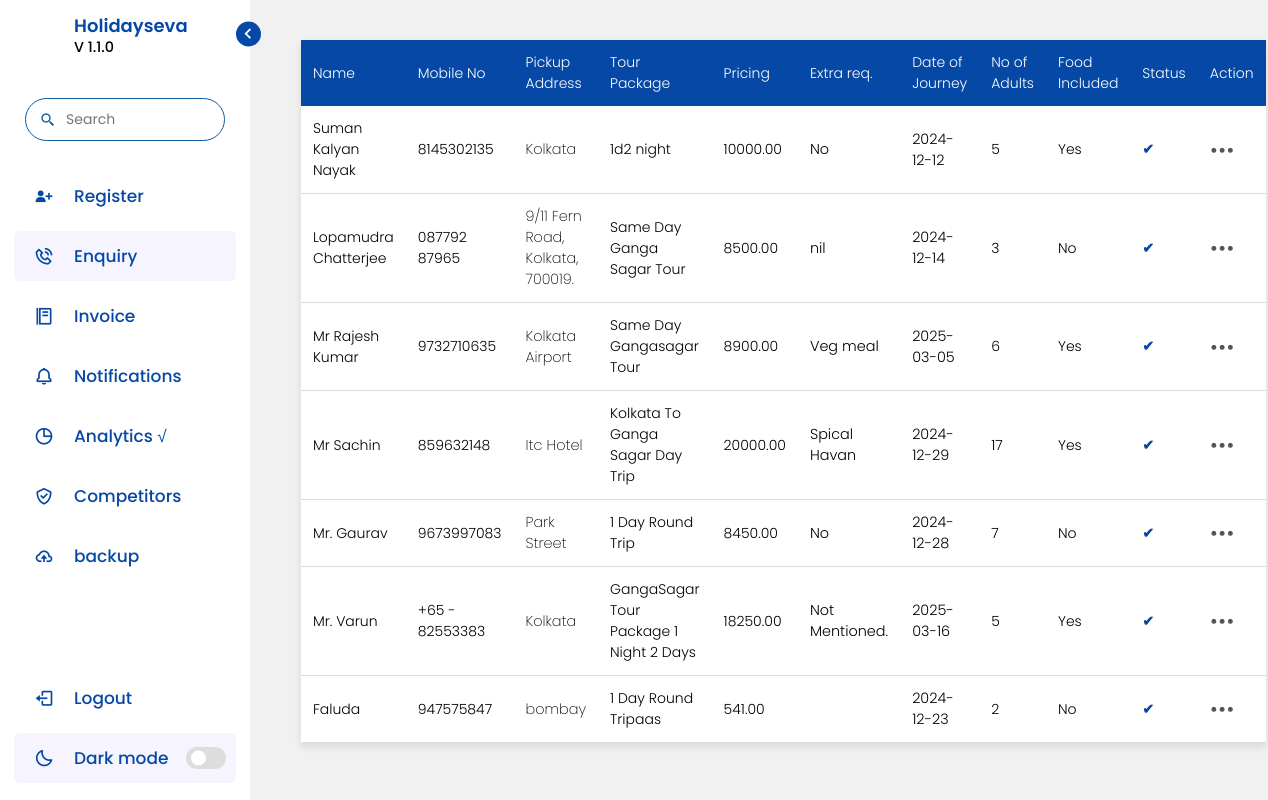
The page /inquiry.php on the database as committed earlier.
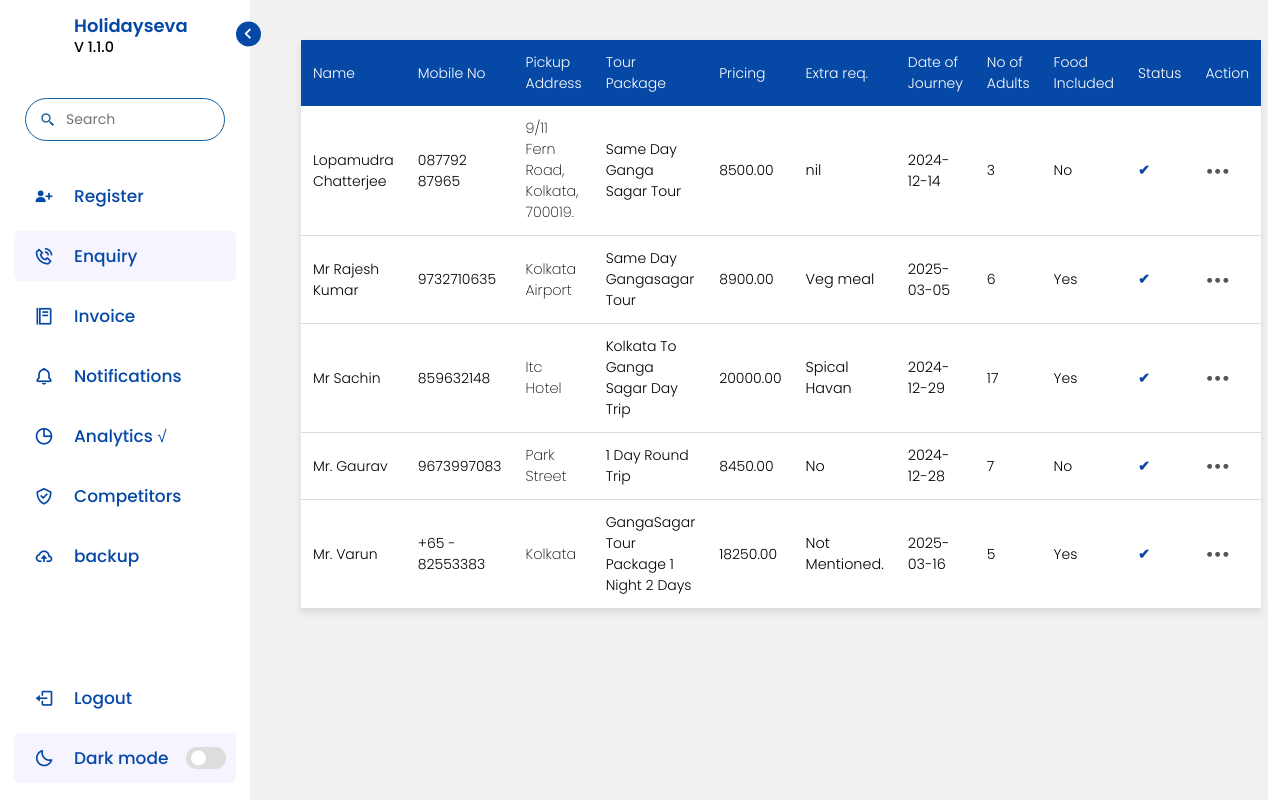
The same page on the database as committed later.
### tables this page shows
CREATE TABLE `invoice_data` (
  `id` int(11) NOT NULL,
  `customer_name` varchar(100) DEFAULT NULL,
  `mobile_no` varchar(15) DEFAULT 'Not Available',
  `customer_email_id` varchar(200) DEFAULT NULL,
  `pickup_address` varchar(255) DEFAULT 'Not Provided',
  `drop_address` varchar(255) DEFAULT 'Not Provided',
  `tour_package` varchar(255) DEFAULT 'NA',
  `pricing` decimal(10,2) DEFAULT '0.00',
  `token_paid` decimal(10,0) NOT NULL DEFAULT '0',
  `special_requirements` varchar(255) DEFAULT 'NA',
  `date_of_journey` date DEFAULT NULL,
  `date_of_return` date DEFAULT NULL,
  `no_of_adults` int(11) DEFAULT '0',
  `no_of_children` int(3) NOT NULL,
  `meal_plan` varchar(255) DEFAULT 'NA',
  `cars_provided` varchar(20) DEFAULT 'NA',
  `no_of_cars` int(11) DEFAULT '1',
  `food_included` varchar(10) DEFAULT 'No',
  `hotel_used` varchar(255) DEFAULT 'Not Required',
  `hotel_room_details` varchar(255) DEFAULT NULL,
  `booking_status` varchar(20) DEFAULT 'Not Confirm',
  `registration_date` timestamp NOT NULL DEFAULT CURRENT_TIMESTAMP
);

### inquiry.php (the view, shortened to what this page needs)
<?php
require 'database.php';
$records = $conn->query("SELECT * FROM invoice_data WHERE booking_status = 'Confirmed'");
?>
<!DOCTYPE html>
<html lang="en">
<head>
</head>
<body>
    <section class="home">
        <table style="width: 90%; margin-left:5%; margin-top:40px ;border-collapse: collapse; font-size: 14px; background-color: #fff; box-shadow: 0 4px 8px rgba(0, 0, 0, 0.1); border-radius: 0px; overflow: hidden;">
            <thead>
                <tr style="background-color:#0648a5; color: white;">
                    <th style="padding: 12px; text-align: left;font-weight:300;">Name</th>
                    <th style="padding: 12px; text-align: left;font-weight:300;">Mobile No</th>
                    <th style="padding: 12px; text-align: left;font-weight:300;">Pickup Address</th>
                    <th style="padding: 12px; text-align: left;font-weight:300;">Tour Package</th>
                    <th style="padding: 12px; text-align: left;font-weight:300;">Pricing</th>
                    <th style="padding: 12px; text-align: left;font-weight:300;">Extra req.</th>
                    <th style="padding: 12px; text-align: left;font-weight:300;">Date of Journey</th>
                    <th style="padding: 12px; text-align: left;font-weight:300;">No of Adults</th>
                    <th style="padding: 12px; text-align: left;font-weight:300;">Food Included</th>
                    <th style="padding: 12px; text-align: left;font-weight:300;">Status</th>
                    <th style="padding: 12px; text-align: left;font-weight:300;">Action</th>
                </tr>
            </thead>
            <tbody>
                <?php
                if ($records->num_rows > 0) {
                    while ($row = $records->fetch_assoc()) {
                        echo "<tr style='border-bottom: 1px solid #ddd;'>";
                        echo "<td style='padding: 12px;font-weight: 300;'>" . $row['customer_name'] . "</td>";
                        echo "<td style='padding: 12px;font-weight: 300;'>" . $row['mobile_no'] . "</td>";
                        echo "<td style='padding: 12px;font-weight: 200;font-size:0.9rem;'>" . $row['pickup_address'] . "</td>";
                        echo "<td style='padding: 12px;font-weight: 300;'>" . $row['tour_package'] . "</td>";
                        echo "<td style='padding: 12px;font-weight: 300;'>" . $row['pricing'] . "</td>";
                        echo "<td style='padding: 12px;font-weight: 300;font-size:0.9rem;'>" . $row['special_requirements'] . "</td>";
                        echo "<td style='padding: 12px;font-weight: 300;font-size:0.9rem;'>" . $row['date_of_journey'] . "</td>";
                        echo "<td style='padding: 12px;font-weight: 300;'>" . $row['no_of_adults'] . "</td>";
                        echo "<td style='padding: 12px;font-weight: 300;'>" . ($row['food_included'] ? 'Yes' : 'No') . "</td>";
                        echo "<td style='padding: 12px; font-weight: 300;'>" .
     ($row['booking_status'] === 'Confirmed'
        ? '<span style="color: #0648a5; font-weight: bold;">&#x2714;</span>'
        : '<span style="color: orange; font-weight: bold;">&#x26A0;</span>') .
     "</td>";
                        echo "<td style='padding: 12px;'>
                            <div style='position: relative;'>
                                <button style='background: none; border: none; cursor: pointer; font-size: 20px; color: #555;'
                                        type='button' id='dropdownMenuButton" . $row['id'] . "' onclick='toggleDropdown(" . $row['id'] . ")'>
                                    &#x2022;&#x2022;&#x2022;
                                </button>
                                <ul id='dropdown" . $row['id'] . "' style='position:fixed; top: 30px; left: 80%; z-index: 1000; display: none; background-color: #f9f9f9; border: 1px solid #ddd; border-radius: 8px; box-shadow: 0 2px 6px rgba(0, 0, 0, 0.15); padding: 0; list-style: none;z-index: 3000:;'>
                                    <li style='padding: 10px 20px;'><a class='dropdown-item' href='inquiry.php?confirm_booking_id=" . $row['id'] . "' style='text-decoration: none; color: #333;'>Confirm</a></li>
                                    <li style='padding: 10px 20px;'><a class='dropdown-item' href='inquiry.php?delete_booking_id=" . $row['id'] . "' style='text-decoration: none; color: #333;'>Delete</a></li>
                                    <li style='padding: 10px 20px;'><a class='dropdown-item' href='inquiry.php?download_invoice_id=" . $row['id'] . "' style='text-decoration: none; color: #333;'> Download Itinery</a></li>
                                </ul>
                            </div>
                        </td>";
                        echo "</tr>";
                    }
                }
            ?>
            </tbody>
        </table>
    </section>
</body>
</html>

### navigation.php (shortened to what this page needs)
<link rel="stylesheet" href="style.css">
<link href='https://unpkg.com/boxicons@2.1.1/css/boxicons.min.css' rel='stylesheet'>
<nav class="sidebar">
    <header>
        <div class="image-text">
            <div class="text logo-text">
                <span class="name">Holidayseva</span>
                <span class="profession" style="color:black;font-size:0.9rem;">V 1.1.0</span>
            </div>
        </div>
        <i class='bx bx-chevron-right toggle'></i>
    </header>
    <div class="menu-bar">
        <div class="menu">
            <center>
                <form method="POST" action="searchbar.php" class="search-bar"
                    style="position: relative; display: inline-block; width: 90%; margin-bottom: 20px;">
                    <i class='bx bx-search-alt-2'
                        style="position: absolute; top: 50%; left: 15px; transform: translateY(-50%); font-size: 16px; color: #0d5d9f;"></i>
                    <input type="text" name="search" placeholder="Search" required
                        style="padding: 10px 15px 10px 40px; font-size: 14px; border: 1.5px solid #0d5d9f; border-radius: 50px; width: 100%;"
                        <?php if (!empty($search_query)) echo "value='" . htmlspecialchars($search_query) . "'" ; ?>>
                </form>
            </center>
            <ul class="menu-links">
                <li class="nav-link" data-page="">
                    <a href="index.php">
                        <i class='bx bxs-user-plus icon'></i>
                        <span class="text nav-text">Register</span>
                    </a>
                </li>
                <li class="nav-link" data-page="inquiry.php">
                    <a href="inquiry.php">
                        <i class='bx bx-phone-call icon'></i>
                        <span class="text nav-text">Enquiry</span>
                    </a>
                </li>
                <li class="nav-link" data-page="invoice.php">
                    <a href="invoice.php">
                        <i class='bx bx-food-menu icon'></i>
                        <span class="text nav-text">Invoice</span>
                    </a>
                </li>
                <li class="nav-link" data-page="notifications.php">
                    <a href="#">
                        <i class='bx bx-bell icon'></i>
                        <span class="text nav-text">Notifications</span>
                    </a>
                </li>
                <li class="nav-link" data-page="market_research.php">
                    <a href="market_research.php">
                        <i class='bx bx-pie-chart-alt icon'></i>
                        <span class="text nav-text">Analytics √</span>
                    </a>
                </li>
                <li class="nav-link" data-page="#">
                    <a href="#">
                        <i class='bx bx-check-shield icon'></i>
                        <span class="text nav-text">Competitors</span>
                    </a>
                </li>
                <li class="nav-link" data-page="https://www.gangasagar-tourism.com/backup.php/">
                    <a href="https://www.gangasagar-tourism.com/backup.php/">
                        <i class='bx bx-cloud-upload icon'></i>
                        <span class="text nav-text">backup</span>
                    </a>
                </li>
            </ul>
        </div>
        <div class="bottom-content">
            <li class="">
                <a href="logout.php">
                    <i class='bx bx-log-out icon'></i>
                    <span class="text nav-text">Logout</span>
                </a>
            </li>
            <li class="mode">
                <div class="sun-moon">
                    <i class='bx bx-moon icon moon'></i>
                </div>
                <span class="mode-text text">Dark mode</span>
                <div class="toggle-switch">
                    <span class="switch"></span>
                </div>
            </li>
        </div>
    </div>
</nav>

### style.css (style rules this page uses)
* { margin: 0; padding: 0; box-sizing: border-box; font-family: 'Poppins', sans-serif; }
:root { --body-color: #f1f1f1; --sidebar-color: #FFF; --primary-color: #0648a5; --primary-color-light: #F6F5FF; --toggle-color: #DDD; --text-color: #0648a5; --tran-03: all 0.2s ease; --tran-03: all 0.3s ease; --tran-04: all 0.3s ease; --tran-05: all 0.3s ease; }
body { min-height: 100vh; background-color: var(--body-color); transition: var(--tran-05); }
.sidebar { position: fixed; top: 0; left: 0; height: 100%; width: 250px; padding: 10px 14px; background: var(--sidebar-color); transition: var(--tran-05); z-index: 100; }
.sidebar li { height: 50px; list-style: none; display: flex; align-items: center; margin-top: 10px; }
.sidebar header .image, .sidebar .icon { min-width: 60px; border-radius: 6px; }
.sidebar .icon { min-width: 60px; border-radius: 6px; height: 100%; display: flex; align-items: center; justify-content: center; font-size: 20px; }
.sidebar .text, .sidebar .icon { color: var(--text-color); transition: var(--tran-03); }
.sidebar .text { font-size: 17px; font-weight: 500; white-space: nowrap; opacity: 1; }
.sidebar header { position: relative; }
.sidebar header .image-text { display: flex; align-items: center; }
.sidebar header .logo-text { display: flex; flex-direction: column; }
header .image-text .name { margin-top: 2px; font-size: 18px; font-weight: 600; }
header .image-text .profession { font-size: 16px; margin-top: -2px; display: block; }
.sidebar header .toggle { position: absolute; top: 50%; right: -25px; transform: translateY(-50%) rotate(180deg); height: 25px; width: 25px; background-color: var(--primary-color); color: var(--sidebar-color); border-radius: 50%; display: flex; align-items: center; justify-content: center; font-size: 22px; cursor: pointer; transition: var(--tran-05); }
.sidebar .menu { margin-top: 40px; }
.sidebar li.search-box { border-radius: 6px; background-color: var(--primary-color-light); cursor: pointer; transition: var(--tran-05); }
.sidebar li a { list-style: none; height: 100%; background-color: transparent; display: flex; align-items: center; height: 100%; width: 100%; border-radius: 6px; text-decoration: none; transition: var(--tran-03); }
.sidebar .menu-bar { height: calc(100% - 55px); display: flex; flex-direction: column; justify-content: space-between; overflow-y: scroll; }
.sidebar .menu-bar .mode { border-radius: 6px; background-color: var(--primary-color-light); position: relative; transition: var(--tran-05); }
.menu-bar .mode .sun-moon { height: 50px; width: 60px; }
.mode .sun-moon i { position: absolute; }
.menu-bar .bottom-content .toggle-switch { position: absolute; right: 0; height: 100%; min-width: 60px; display: flex; align-items: center; justify-content: center; border-radius: 6px; cursor: pointer; }
.toggle-switch .switch { position: relative; height: 22px; width: 40px; border-radius: 25px; background-color: var(--toggle-color); transition: var(--tran-05); }
.switch::before { content: ''; position: absolute; height: 15px; width: 15px; border-radius: 50%; top: 50%; left: 5px; transform: translateY(-50%); background-color: var(--sidebar-color); transition: var(--tran-04); }
.home { position: absolute; top: 0; top: 0; left: 250px; height: 100vh; width: calc(100% - 250px); background-color: var(--body-color); transition: var(--tran-05); }

Rows that differ between the two databases and show on the page:
removed invoice_data: customer_name "Suman Kalyan Nayak", mobile_no "8145302135", pickup_address "Kolkata", tour_package "1d2 night", pricing "10000.00", special_requirements "No", date_of_journey "2024-12-12", no_of_adults "5", food_included "Yes"
removed invoice_data: customer_name "Faluda", mobile_no "947575847", pickup_address "bombay", tour_package "1 Day Round Tripaas", pricing "541.00", date_of_journey "2024-12-23", no_of_adults "2", food_included "No"
